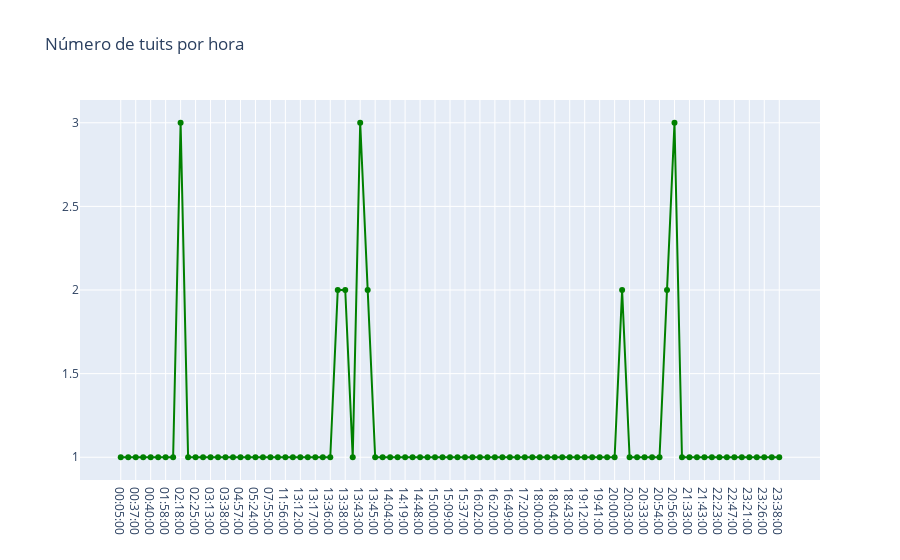

Source (notebook cell):
### Code cell
trace = go.Scatter(x=temp.hora.values,
                   y=temp.cnt.values,
                   text=[f"Fecha: {f}<br>Tuits: {c}" for f,c in zip(temp.hora.values,temp.cnt.values)],
                   hoverinfo='text',
                   mode='lines+markers',
                   name='Horas',
                   line={'color': 'green'})

layout = go.Layout(title="Número de tuits por hora")

fig = go.Figure(data=[trace], layout=layout)
iplot(fig)

### Figure 1 — Plotly figure (JSON) as saved in the notebook; plotly's stock layout.template omitted (floating-point values rounded to 4 significant figures)
{"data": [{"hoverinfo": "text", "line": {"color": "green"}, "mode": "lines+markers", "name": "Horas", "text": ["Fecha: 00:05:00<br>Tuits: 1", "Fecha: 00:25:00<br>Tuits: 1", "Fecha: 00:37:00<br>Tuits: 1", "Fecha: 00:38:00<br>Tuits: 1", "Fecha: 00:40:00<br>Tuits: 1", "Fecha: 01:28:00<br>Tuits: 1", "Fecha: 01:58:00<br>Tuits: 1", "Fecha: 02:03:00<br>Tuits: 1", "Fecha: 02:18:00<br>Tuits: 3", "Fecha: 02:22:00<br>Tuits: 1", "Fecha: 02:25:00<br>Tuits: 1", "Fecha: 02:47:00<br>Tuits: 1", "Fecha: 03:13:00<br>Tuits: 1", "Fecha: 03:29:00<br>Tuits: 1", "Fecha: 03:38:00<br>Tuits: 1", "Fecha: 04:40:00<br>Tuits: 1", "Fecha: 04:57:00<br>Tuits: 1", "Fecha: 05:12:00<br>Tuits: 1", "Fecha: 05:24:00<br>Tuits: 1", "Fecha: 05:33:00<br>Tuits: 1", "Fecha: 07:55:00<br>Tuits: 1", "Fecha: 10:18:00<br>Tuits: 1", "Fecha: 11:56:00<br>Tuits: 1", "Fecha: 12:44:00<br>Tuits: 1", "Fecha: 13:12:00<br>Tuits: 1", "Fecha: 13:16:00<br>Tuits: 1", "Fecha: 13:17:00<br>Tuits: 1", "Fecha: 13:24:00<br>Tuits: 1", "Fecha: 13:36:00<br>Tuits: 1", "Fecha: 13:37:00<br>Tuits: 2", "Fecha: 13:38:00<br>Tuits: 2", "Fecha: 13:39:00<br>Tuits: 1", "Fecha: 13:43:00<br>Tuits: 3", "Fecha: 13:44:00<br>Tuits: 2", "Fecha: 13:45:00<br>Tuits: 1", "Fecha: 14:03:00<br>Tuits: 1", "Fecha: 14:04:00<br>Tuits: 1", "Fecha: 14:12:00<br>Tuits: 1", "Fecha: 14:19:00<br>Tuits: 1", "Fecha: 14:46:00<br>Tuits: 1", "Fecha: 14:48:00<br>Tuits: 1", "Fecha: 14:53:00<br>Tuits: 1", "Fecha: 15:00:00<br>Tuits: 1", "Fecha: 15:03:00<br>Tuits: 1", "Fecha: 15:09:00<br>Tuits: 1", "Fecha: 15:13:00<br>Tuits: 1", "Fecha: 15:37:00<br>Tuits: 1", "Fecha: 15:50:00<br>Tuits: 1", "Fecha: 16:02:00<br>Tuits: 1", "Fecha: 16:19:00<br>Tuits: 1", "Fecha: 16:20:00<br>Tuits: 1", "Fecha: 16:22:00<br>Tuits: 1", "Fecha: 16:49:00<br>Tuits: 1", "Fecha: 17:12:00<br>Tuits: 1", "Fecha: 17:20:00<br>Tuits: 1", "Fecha: 17:43:00<br>Tuits: 1", "Fecha: 18:00:00<br>Tuits: 1", "Fecha: 18:01:00<br>Tuits: 1", "Fecha: 18:04:00<br>Tuits: 1", "Fecha: 18:20:00<br>Tuits: 1", "Fecha: 18:43:00<br>Tuits: 1", "Fecha: 18:49:00<br>Tuits: 1", "Fecha: 19:12:00<br>Tuits: 1", "Fecha: 19:28:00<br>Tuits: 1", "Fecha: 19:41:00<br>Tuits: 1", "Fecha: 19:56:00<br>Tuits: 1", "Fecha: 20:00:00<br>Tuits: 1", "Fecha: 20:02:00<br>Tuits: 2", "Fecha: 20:03:00<br>Tuits: 1", "Fecha: 20:15:00<br>Tuits: 1", "Fecha: 20:33:00<br>Tuits: 1", "Fecha: 20:45:00<br>Tuits: 1", "Fecha: 20:54:00<br>Tuits: 1", "Fecha: 20:55:00<br>Tuits: 2", "Fecha: 20:56:00<br>Tuits: 3", "Fecha: 21:25:00<br>Tuits: 1", "Fecha: 21:33:00<br>Tuits: 1", "Fecha: 21:39:00<br>Tuits: 1", "Fecha: 21:43:00<br>Tuits: 1", "Fecha: 21:51:00<br>Tuits: 1", "Fecha: 22:23:00<br>Tuits: 1", "Fecha: 22:28:00<br>Tuits: 1", "Fecha: 22:47:00<br>Tuits: 1", "Fecha: 23:04:00<br>Tuits: 1", "Fecha: 23:21:00<br>Tuits: 1", "Fecha: 23:25:00<br>Tuits: 1", "Fecha: 23:26:00<br>Tuits: 1", "Fecha: 23:36:00<br>Tuits: 1", "Fecha: 23:38:00<br>Tuits: 1"], "type": "scatter", "x": ["00:05:00", "00:25:00", "00:37:00", "00:38:00", "00:40:00", "01:28:00", "01:58:00", "02:03:00", "02:18:00", "02:22:00", "02:25:00", "02:47:00", "03:13:00", "03:29:00", "03:38:00", "04:40:00", "04:57:00", "05:12:00", "05:24:00", "05:33:00", "07:55:00", "10:18:00", "11:56:00", "12:44:00", "13:12:00", "13:16:00", "13:17:00", "13:24:00", "13:36:00", "13:37:00", "13:38:00", "13:39:00", "13:43:00", "13:44:00", "13:45:00", "14:03:00", "14:04:00", "14:12:00", "14:19:00", "14:46:00", "14:48:00", "14:53:00", "15:00:00", "15:03:00", "15:09:00", "15:13:00", "15:37:00", "15:50:00", "16:02:00", "16:19:00", "16:20:00", "16:22:00", "16:49:00", "17:12:00", "17:20:00", "17:43:00", "18:00:00", "18:01:00", "18:04:00", "18:20:00", "18:43:00", "18:49:00", "19:12:00", "19:28:00", "19:41:00", "19:56:00", "20:00:00", "20:02:00", "20:03:00", "20:15:00", "20:33:00", "20:45:00", "20:54:00", "20:55:00", "20:56:00", "21:25:00", "21:33:00", "21:39:00", "21:43:00", "21:51:00", "22:23:00", "22:28:00", "22:47:00", "23:04:00", "23:21:00", "23:25:00", "23:26:00", "23:36:00", "23:38:00"], "y": [1, 1, 1, 1, 1, 1, 1, 1, 3, 1, 1, 1, 1, 1, 1, 1, 1, 1, 1, 1, 1, 1, 1, 1, 1, 1, 1, 1, 1, 2, 2, 1, 3, 2, 1, 1, 1, 1, 1, 1, 1, 1, 1, 1, 1, 1, 1, 1, 1, 1, 1, 1, 1, 1, 1, 1, 1, 1, 1, 1, 1, 1, 1, 1, 1, 1, 1, 2, 1, 1, 1, 1, 1, 2, 3, 1, 1, 1, 1, 1, 1, 1, 1, 1, 1, 1, 1, 1, 1]}], "layout": {"title": {"text": "Número de tuits por hora"}}}
